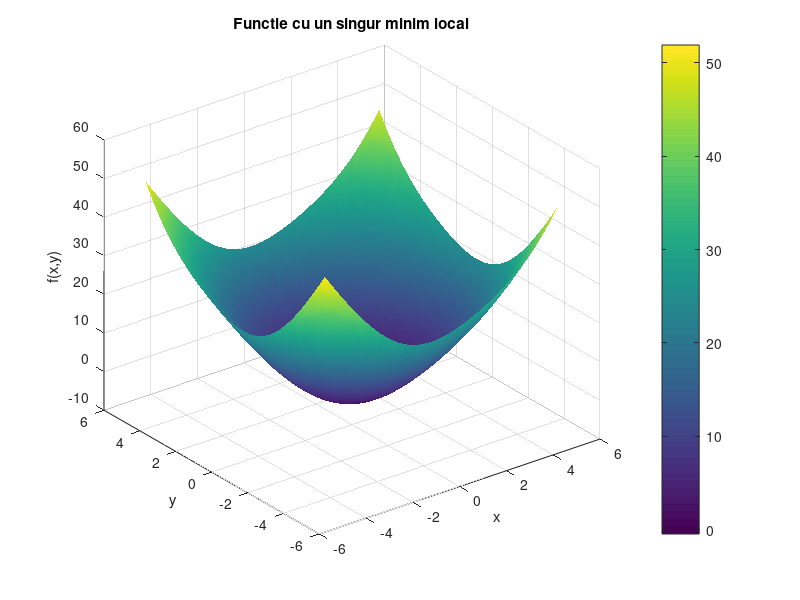

Write MATLAB code to recreate this figure.

% Definirea domeniului
x = linspace(-5, 5, 100);
y = linspace(-5, 5, 100);
[X, Y] = meshgrid(x, y);

% Definirea functiei
F = X.^2 + Y.^2 + sin(X) + sin(Y);

% Reprezentarea 3D a functiei
figure;
surf(X, Y, F);
shading interp;
colorbar;
title('Functie cu un singur minim local');
xlabel('x');
ylabel('y');
zlabel('f(x,y)');
grid on;

% Cautarea minimului
[minVal, minIndex] = min(F(:));
[minX, minY] = ind2sub(size(F), minIndex);
fprintf('Minimul local este %.4f la (x, y) = (%.4f, %.4f)\n', minVal, X(minX, minY), Y(minX, minY));
